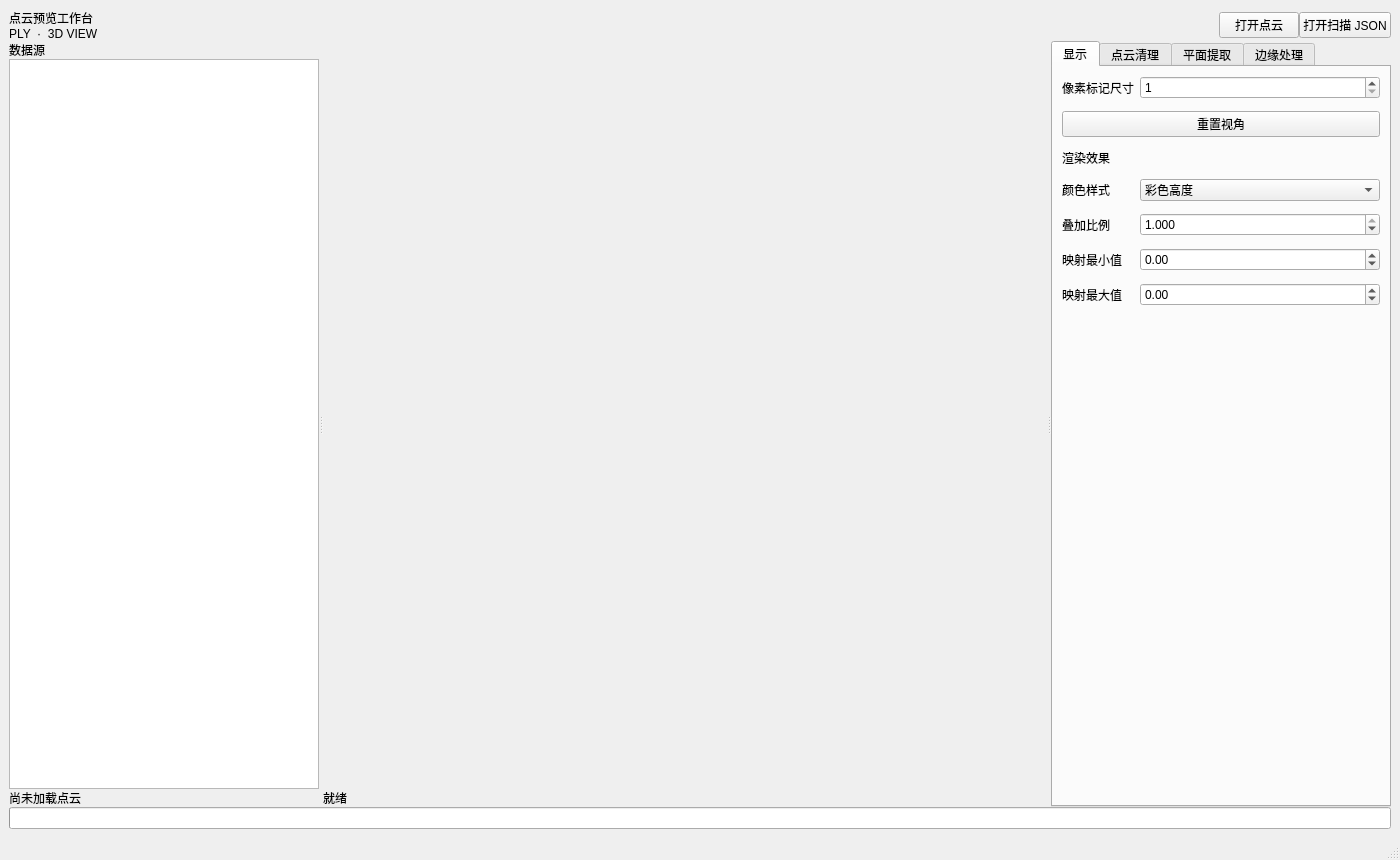
<?xml version="1.0" encoding="UTF-8"?>
<ui version="4.0">
 <class>MainWindow</class>
 <widget class="QMainWindow" name="main_window">
  <property name="geometry">
   <rect>
    <x>0</x>
    <y>0</y>
    <width>1400</width>
    <height>860</height>
   </rect>
  </property>
  <property name="minimumSize">
   <size>
    <width>1080</width>
    <height>680</height>
   </size>
  </property>
  <property name="windowTitle">
   <string>点云预览工作台</string>
  </property>
  <widget class="QWidget" name="wgt_central">
   <layout class="QVBoxLayout" name="rootLayout">
    <property name="spacing">
     <number>0</number>
    </property>
    <item>
     <layout class="QHBoxLayout" name="headerLayout">
      <item>
       <layout class="QVBoxLayout" name="titleLayout">
        <property name="spacing">
         <number>0</number>
        </property>
        <item>
         <widget class="QLabel" name="lbl_main_title">
          <property name="text">
           <string>点云预览工作台</string>
          </property>
         </widget>
        </item>
        <item>
         <widget class="QLabel" name="lbl_subtitle">
          <property name="text">
           <string>PLY  ·  3D VIEW</string>
          </property>
         </widget>
        </item>
       </layout>
      </item>
      <item>
       <spacer name="headerSpacer">
        <property name="orientation">
         <enum>Qt::Orientation::Horizontal</enum>
        </property>
        <property name="sizeHint" stdset="0">
         <size>
          <width>40</width>
          <height>20</height>
         </size>
        </property>
       </spacer>
      </item>
      <item>
       <widget class="QPushButton" name="btn_open_point_cloud">
        <property name="text">
         <string>打开点云</string>
        </property>
       </widget>
      </item>
      <item>
       <widget class="QPushButton" name="btn_open_scanning_info">
        <property name="text">
         <string>打开扫描 JSON</string>
        </property>
       </widget>
      </item>
     </layout>
    </item>
    <item>
     <widget class="QSplitter" name="splitter_main">
      <property name="orientation">
       <enum>Qt::Orientation::Horizontal</enum>
      </property>
      <property name="childrenCollapsible">
       <bool>false</bool>
      </property>
      <widget class="QWidget" name="wgt_source_panel">
       <property name="minimumSize">
        <size>
         <width>220</width>
         <height>0</height>
        </size>
       </property>
       <property name="maximumSize">
        <size>
         <width>310</width>
         <height>16777215</height>
        </size>
       </property>
       <layout class="QVBoxLayout" name="vbl_source">
        <property name="spacing">
         <number>0</number>
        </property>
        <item>
         <widget class="QLabel" name="lbl_source_title">
          <property name="text">
           <string>数据源</string>
          </property>
         </widget>
        </item>
        <item>
         <widget class="QListWidget" name="lw_files">
          <property name="selectionMode">
           <enum>QAbstractItemView::SelectionMode::ExtendedSelection</enum>
          </property>
         </widget>
        </item>
        <item>
         <widget class="QLabel" name="lbl_subtitle">
          <property name="text">
           <string>尚未加载点云</string>
          </property>
          <property name="wordWrap">
           <bool>true</bool>
          </property>
         </widget>
        </item>
       </layout>
      </widget>
      <widget class="QWidget" name="wgt_canvas_panel">
       <layout class="QVBoxLayout" name="vbl_canvas">
        <property name="spacing">
         <number>0</number>
        </property>
        <item>
         <widget class="QWidget" name="wgt_canvas_host" native="true">
          <property name="sizePolicy">
           <sizepolicy hsizetype="Expanding" vsizetype="Expanding">
            <horstretch>0</horstretch>
            <verstretch>0</verstretch>
           </sizepolicy>
          </property>
         </widget>
        </item>
        <item>
         <widget class="QLabel" name="lbl_subtitle">
          <property name="text">
           <string>就绪</string>
          </property>
         </widget>
        </item>
       </layout>
      </widget>
      <widget class="QWidget" name="wgt_source_panel">
       <property name="minimumSize">
        <size>
         <width>270</width>
         <height>0</height>
        </size>
       </property>
       <property name="maximumSize">
        <size>
         <width>340</width>
         <height>16777215</height>
        </size>
       </property>
       <layout class="QVBoxLayout" name="vbl_control">
        <item>
         <widget class="QTabWidget" name="tw_main">
          <property name="currentIndex">
           <number>0</number>
          </property>
          <widget class="QWidget" name="wgt_render">
           <attribute name="title">
            <string>显示</string>
           </attribute>
           <layout class="QFormLayout" name="fml_render">
            <property name="verticalSpacing">
             <number>12</number>
            </property>
            <item row="0" column="0">
             <widget class="QLabel" name="lbl_point_size">
              <property name="text">
               <string>像素标记尺寸</string>
              </property>
             </widget>
            </item>
            <item row="0" column="1">
             <widget class="QSpinBox" name="spb_point_size">
              <property name="minimum">
               <number>1</number>
              </property>
              <property name="maximum">
               <number>8</number>
              </property>
              <property name="value">
               <number>1</number>
              </property>
             </widget>
            </item>
            <item row="1" column="0" colspan="2">
             <widget class="QPushButton" name="btn_reset_view">
              <property name="text">
               <string>重置视角</string>
              </property>
             </widget>
            </item>
            <item row="2" column="0" colspan="2">
             <widget class="QLabel" name="lbl_source_title">
              <property name="text">
               <string>渲染效果</string>
              </property>
             </widget>
            </item>
            <item row="3" column="0">
             <widget class="QLabel" name="lbl_color_mode">
              <property name="text">
               <string>颜色样式</string>
              </property>
             </widget>
            </item>
            <item row="3" column="1">
             <widget class="QComboBox" name="cb_color_mode">
              <item>
               <property name="text">
                <string>彩色高度</string>
               </property>
              </item>
              <item>
               <property name="text">
                <string>灰阶</string>
               </property>
              </item>
              <item>
               <property name="text">
                <string>法向量</string>
               </property>
              </item>
             </widget>
            </item>
            <item row="4" column="0">
             <widget class="QLabel" name="lbl_overlay">
              <property name="text">
               <string>叠加比例</string>
              </property>
             </widget>
            </item>
            <item row="4" column="1">
             <widget class="QDoubleSpinBox" name="dsb_overlay">
              <property name="decimals">
               <number>3</number>
              </property>
              <property name="maximum">
               <double>1.000000000000000</double>
              </property>
              <property name="singleStep">
               <double>0.050000000000000</double>
              </property>
              <property name="value">
               <double>1.000000000000000</double>
              </property>
             </widget>
            </item>
            <item row="5" column="0">
             <widget class="QLabel" name="lbl_map_min">
              <property name="text">
               <string>映射最小值</string>
              </property>
             </widget>
            </item>
            <item row="5" column="1">
             <widget class="QDoubleSpinBox" name="dsb_map_min">
              <property name="decimals">
               <number>2</number>
              </property>
              <property name="minimum">
               <double>-1000000000.000000000000000</double>
              </property>
              <property name="maximum">
               <double>1000000000.000000000000000</double>
              </property>
             </widget>
            </item>
            <item row="6" column="0">
             <widget class="QLabel" name="lbl_map_max">
              <property name="text">
               <string>映射最大值</string>
              </property>
             </widget>
            </item>
            <item row="6" column="1">
             <widget class="QDoubleSpinBox" name="dsb_map_max">
              <property name="decimals">
               <number>2</number>
              </property>
              <property name="minimum">
               <double>-1000000000.000000000000000</double>
              </property>
              <property name="maximum">
               <double>1000000000.000000000000000</double>
              </property>
             </widget>
            </item>
           </layout>
          </widget>
          <widget class="QWidget" name="wgt_clean">
           <attribute name="title">
            <string>点云清理</string>
           </attribute>
           <layout class="QVBoxLayout" name="vbl_clean">
            <item>
             <widget class="QLabel" name="lbl_source_title">
              <property name="text">
               <string>点云清理 · 后台处理</string>
              </property>
             </widget>
            </item>
            <item>
             <widget class="QCheckBox" name="chk_voxel_noise">
              <property name="text">
               <string>体素降采样（预处理）</string>
              </property>
              <property name="checked">
               <bool>true</bool>
              </property>
             </widget>
            </item>
            <item>
             <layout class="QHBoxLayout" name="hbl_voxel">
              <item>
               <widget class="QLabel" name="lbl_voxel_size">
                <property name="text">
                 <string>体素尺寸 mm</string>
                </property>
               </widget>
              </item>
              <item>
               <widget class="QDoubleSpinBox" name="dsb_voxel_size">
                <property name="decimals">
                 <number>3</number>
                </property>
                <property name="minimum">
                 <double>0.001000000000000</double>
                </property>
               <property name="maximum">
                 <double>1000.000000000000000</double>
                </property>
                <property name="value">
                 <double>0.250000000000000</double>
                </property>
               </widget>
              </item>
             </layout>
            </item>
            <item>
             <widget class="QCheckBox" name="chk_statistical_noise">
              <property name="text">
               <string>统计离群值去除（推荐）</string>
              </property>
              <property name="checked">
               <bool>true</bool>
              </property>
             </widget>
            </item>
            <item>
             <layout class="QHBoxLayout" name="hbl_statistical">
              <item>
               <widget class="QLabel" name="lbl_mean_k">
                <property name="text">
                 <string>邻域 K</string>
                </property>
               </widget>
              </item>
              <item>
               <widget class="QSpinBox" name="spb_mean_k">
                <property name="minimum">
                 <number>1</number>
                </property>
                <property name="maximum">
                 <number>128</number>
                </property>
                <property name="value">
                 <number>45</number>
                </property>
               </widget>
              </item>
              <item>
               <widget class="QLabel" name="lbl_stddev">
                <property name="text">
                 <string>阈值倍数</string>
                </property>
               </widget>
              </item>
              <item>
               <widget class="QDoubleSpinBox" name="dsb_stddev">
                <property name="decimals">
                 <number>2</number>
                </property>
                <property name="minimum">
                 <double>0.100000000000000</double>
                </property>
                <property name="maximum">
                 <double>5.000000000000000</double>
                </property>
                <property name="singleStep">
                 <double>0.050000000000000</double>
                </property>
                <property name="value">
                 <double>1.300000000000000</double>
                </property>
               </widget>
              </item>
             </layout>
            </item>
            <item>
             <widget class="QPushButton" name="btn_apply_noise">
              <property name="text">
               <string>应用噪点去除</string>
              </property>
             </widget>
            </item>
            <item>
             <widget class="QPushButton" name="btn_restore_cloud">
              <property name="text">
               <string>恢复原始点云</string>
              </property>
             </widget>
            </item>
            <item>
             <spacer name="spacer_clean">
              <property name="orientation">
               <enum>Qt::Orientation::Vertical</enum>
              </property>
              <property name="sizeHint" stdset="0">
               <size>
                <width>20</width>
                <height>40</height>
               </size>
              </property>
             </spacer>
            </item>
           </layout>
          </widget>
          <widget class="QWidget" name="wgt_plane">
           <attribute name="title">
            <string>平面提取</string>
           </attribute>
           <layout class="QVBoxLayout" name="vbl_plane">
            <item>
             <widget class="QLabel" name="lbl_source_title">
              <property name="text">
               <string>2.5D 平面提取</string>
              </property>
             </widget>
            </item>
            <item>
             <layout class="QHBoxLayout" name="hbl_plane_actions">
              <item>
               <widget class="QPushButton" name="btn_pick_points">
                <property name="text">
                 <string>取点</string>
                </property>
               </widget>
              </item>
              <item>
               <widget class="QPushButton" name="btn_abandon_points">
                <property name="text">
                 <string>放弃取点</string>
                </property>
               </widget>
              </item>
              <item>
               <widget class="QPushButton" name="btn_undo_point">
                <property name="text">
                 <string>撤销选择的点</string>
                </property>
               </widget>
              </item>
             </layout>
            </item>
            <item>
             <widget class="QPushButton" name="btn_determine_plane">
              <property name="text">
               <string>确定平面</string>
              </property>
             </widget>
            </item>
            <item>
             <widget class="QPushButton" name="btn_confirm_candidate">
              <property name="text">
               <string>确定候选平面</string>
              </property>
             </widget>
            </item>
            <item>
             <widget class="QPushButton" name="btn_cancel_candidate">
              <property name="text">
               <string>取消确定平面</string>
              </property>
             </widget>
            </item>
            <item>
             <widget class="QPlainTextEdit" name="pte_plane_output">
              <property name="readOnly">
               <bool>true</bool>
              </property>
              <property name="placeholderText">
               <string>点击取点并在画布中指定三个点</string>
              </property>
             </widget>
            </item>
            <item>
             <layout class="QHBoxLayout" name="hbl_second_plane">
              <item>
               <widget class="QPushButton" name="btn_pick_second_plane">
                <property name="text">
                 <string>第二组三点校验</string>
                </property>
               </widget>
              </item>
              <item>
               <widget class="QPushButton" name="btn_cancel_second_plane">
                <property name="text">
                 <string>取消第二组三点</string>
                </property>
               </widget>
              </item>
             </layout>
            </item>
            <item>
             <layout class="QHBoxLayout" name="hbl_workpiece_axes">
              <item><widget class="QPushButton" name="btn_pick_axes"><property name="text"><string>选择 X/Y 轴点</string></property></widget></item>
              <item><widget class="QPushButton" name="btn_clear_axes"><property name="text"><string>清除轴点</string></property></widget></item>
             </layout>
            </item>
           </layout>
          </widget>
          <widget class="QWidget" name="wgt_edge">
           <attribute name="title">
            <string>边缘处理</string>
           </attribute>
           <layout class="QVBoxLayout" name="vbl_edge">
            <item>
             <widget class="QLabel" name="lbl_source_title">
              <property name="text">
               <string>平面边缘分割</string>
              </property>
             </widget>
            </item>
            <item>
             <layout class="QFormLayout" name="fml_edge">
              <item row="0" column="0">
               <widget class="QLabel" name="lbl_edge_grid">
                <property name="text">
                 <string>栅格尺寸 mm</string>
                </property>
               </widget>
              </item>
              <item row="0" column="1">
               <widget class="QDoubleSpinBox" name="dsb_edge_grid">
                <property name="decimals">
                 <number>4</number>
                </property>
                <property name="maximum">
                 <double>1000.000000000000000</double>
                </property>
                <property name="value">
                 <double>0.200000000000000</double>
                </property>
               </widget>
              </item>
              <item row="1" column="0">
               <widget class="QLabel" name="lbl_edge_close">
                <property name="text">
                 <string>闭运算半径</string>
                </property>
               </widget>
              </item>
              <item row="1" column="1">
               <widget class="QSpinBox" name="spb_edge_close">
                <property name="maximum">
                 <number>4</number>
                </property>
                <property name="value">
                 <number>1</number>
                </property>
               </widget>
              </item>
              <item row="2" column="0">
               <widget class="QLabel" name="lbl_edge_open">
                <property name="text">
                 <string>开运算半径</string>
                </property>
               </widget>
              </item>
              <item row="2" column="1">
               <widget class="QSpinBox" name="spb_edge_open">
                <property name="maximum">
                 <number>4</number>
                </property>
                <property name="value">
                 <number>1</number>
                </property>
               </widget>
              </item>
              <item row="3" column="0">
               <widget class="QLabel" name="lbl_plane_image_width">
                <property name="text"><string>图片宽度 mm</string></property>
               </widget>
              </item>
              <item row="3" column="1">
               <widget class="QDoubleSpinBox" name="dsb_plane_image_width">
                <property name="decimals"><number>2</number></property>
                <property name="minimum"><double>1.000000000000000</double></property>
                <property name="maximum"><double>10000.000000000000000</double></property>
                <property name="value"><double>100.000000000000000</double></property>
               </widget>
              </item>
              <item row="4" column="0">
               <widget class="QLabel" name="lbl_plane_image_height">
                <property name="text"><string>图片高度 mm</string></property>
               </widget>
              </item>
              <item row="4" column="1">
               <widget class="QDoubleSpinBox" name="dsb_plane_image_height">
                <property name="decimals"><number>2</number></property>
                <property name="minimum"><double>1.000000000000000</double></property>
                <property name="maximum"><double>10000.000000000000000</double></property>
                <property name="value"><double>100.000000000000000</double></property>
               </widget>
              </item>
             </layout>
            </item>
            <item>
             <widget class="QPushButton" name="btn_extract_plane_image">
              <property name="text">
               <string>提取平面 2D 图像</string>
              </property>
             </widget>
            </item>
            <item>
             <widget class="QPushButton" name="btn_finalize_temp_workpiece">
              <property name="text">
               <string>提交临时工件四件套</string>
              </property>
             </widget>
            </item>
            <item>
             <widget class="QPushButton" name="btn_apply_edge">
              <property name="text">
               <string>执行边缘分割</string>
              </property>
             </widget>
            </item>
            <item>
             <widget class="QPushButton" name="btn_select_edge">
              <property name="text">
               <string>选择边缘点</string>
              </property>
             </widget>
            </item>
            <item>
             <widget class="QPushButton" name="btn_clear_edge">
              <property name="text">
               <string>清除边缘选择</string>
              </property>
             </widget>
            </item>
            <item>
             <widget class="QPushButton" name="btn_save_plane_image">
              <property name="text">
               <string>保存 2D 图片</string>
              </property>
             </widget>
            </item>
            <item>
             <widget class="QLabel" name="lbl_plane_image_preview">
              <property name="minimumSize">
               <size>
                <width>0</width>
                <height>150</height>
               </size>
              </property>
              <property name="text">
               <string>确认平面后执行边缘分割</string>
              </property>
              <property name="alignment">
               <set>Qt::AlignmentFlag::AlignCenter</set>
              </property>
             </widget>
            </item>
            <item>
             <widget class="QPlainTextEdit" name="pte_edge_output">
              <property name="readOnly">
               <bool>true</bool>
              </property>
              <property name="placeholderText">
               <string>边缘和 2D 图像统计将在此显示</string>
              </property>
             </widget>
            </item>
           </layout>
          </widget>
         </widget>
        </item>
       </layout>
      </widget>
     </widget>
    </item>
    <item>
     <widget class="QProgressBar" name="pbar_progress">
      <property name="maximum">
       <number>100</number>
      </property>
      <property name="textVisible">
       <bool>false</bool>
      </property>
     </widget>
    </item>
   </layout>
  </widget>
  <widget class="QMenuBar" name="menubar_main">
   <property name="geometry">
    <rect>
     <x>0</x>
     <y>0</y>
     <width>1400</width>
     <height>20</height>
    </rect>
   </property>
  </widget>
  <widget class="QStatusBar" name="statusbar_main"/>
  <action name="act_open">
   <property name="text">
    <string>打开点云...</string>
   </property>
   <property name="shortcut">
    <string>Ctrl+O</string>
   </property>
  </action>
  <action name="act_separator">
   <property name="text">
    <string>separator</string>
   </property>
  </action>
  <action name="act_exit">
   <property name="text">
    <string>退出</string>
   </property>
  </action>
 </widget>
 <resources/>
 <connections/>
</ui>
